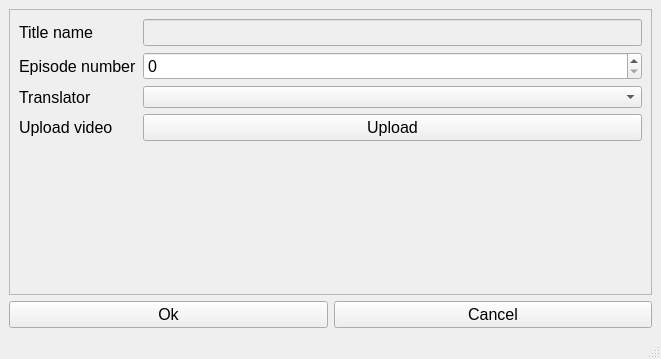
<?xml version="1.0" encoding="UTF-8"?>
<ui version="4.0">
 <class>AddEpisodeForm</class>
 <widget class="QMainWindow" name="AddEpisodeForm">
  <property name="geometry">
   <rect>
    <x>0</x>
    <y>0</y>
    <width>661</width>
    <height>359</height>
   </rect>
  </property>
  <property name="windowTitle">
   <string>MainWindow</string>
  </property>
  <widget class="QWidget" name="centralwidget">
   <layout class="QGridLayout" name="gridLayout">
    <item row="0" column="0">
     <widget class="QScrollArea" name="scrollArea">
      <property name="sizePolicy">
       <sizepolicy hsizetype="Expanding" vsizetype="Expanding">
        <horstretch>0</horstretch>
        <verstretch>0</verstretch>
       </sizepolicy>
      </property>
      <property name="widgetResizable">
       <bool>true</bool>
      </property>
      <widget class="QWidget" name="scrollAreaWidgetContents">
       <property name="geometry">
        <rect>
         <x>0</x>
         <y>0</y>
         <width>641</width>
         <height>259</height>
        </rect>
       </property>
       <layout class="QFormLayout" name="formLayout_2">
        <item row="0" column="0">
         <widget class="QLabel" name="label">
          <property name="font">
           <font>
            <pointsize>12</pointsize>
           </font>
          </property>
          <property name="text">
           <string>Title name</string>
          </property>
         </widget>
        </item>
        <item row="0" column="1">
         <widget class="QLineEdit" name="name">
          <property name="enabled">
           <bool>false</bool>
          </property>
          <property name="font">
           <font>
            <pointsize>12</pointsize>
           </font>
          </property>
         </widget>
        </item>
        <item row="1" column="0">
         <widget class="QLabel" name="label_4">
          <property name="font">
           <font>
            <pointsize>12</pointsize>
           </font>
          </property>
          <property name="text">
           <string>Episode number</string>
          </property>
         </widget>
        </item>
        <item row="1" column="1">
         <widget class="QSpinBox" name="episodeNum">
          <property name="font">
           <font>
            <pointsize>12</pointsize>
           </font>
          </property>
         </widget>
        </item>
        <item row="2" column="0">
         <widget class="QLabel" name="label_7">
          <property name="font">
           <font>
            <pointsize>12</pointsize>
           </font>
          </property>
          <property name="text">
           <string>Translator</string>
          </property>
         </widget>
        </item>
        <item row="2" column="1">
         <widget class="QComboBox" name="comboBox"/>
        </item>
        <item row="3" column="0">
         <widget class="QLabel" name="label_3">
          <property name="font">
           <font>
            <pointsize>12</pointsize>
           </font>
          </property>
          <property name="text">
           <string>Upload video</string>
          </property>
         </widget>
        </item>
        <item row="3" column="1">
         <widget class="QPushButton" name="uplloadButton">
          <property name="font">
           <font>
            <pointsize>12</pointsize>
           </font>
          </property>
          <property name="text">
           <string>Upload</string>
          </property>
         </widget>
        </item>
       </layout>
      </widget>
     </widget>
    </item>
    <item row="1" column="0">
     <layout class="QHBoxLayout" name="horizontalLayout">
      <item>
       <widget class="QPushButton" name="okButton">
        <property name="font">
         <font>
          <pointsize>12</pointsize>
         </font>
        </property>
        <property name="text">
         <string>Ok</string>
        </property>
       </widget>
      </item>
      <item>
       <widget class="QPushButton" name="cancelButton">
        <property name="font">
         <font>
          <pointsize>12</pointsize>
         </font>
        </property>
        <property name="text">
         <string>Cancel</string>
        </property>
       </widget>
      </item>
     </layout>
    </item>
   </layout>
  </widget>
  <widget class="QMenuBar" name="menubar">
   <property name="geometry">
    <rect>
     <x>0</x>
     <y>0</y>
     <width>661</width>
     <height>21</height>
    </rect>
   </property>
  </widget>
  <widget class="QStatusBar" name="statusbar"/>
 </widget>
 <resources/>
 <connections/>
</ui>
